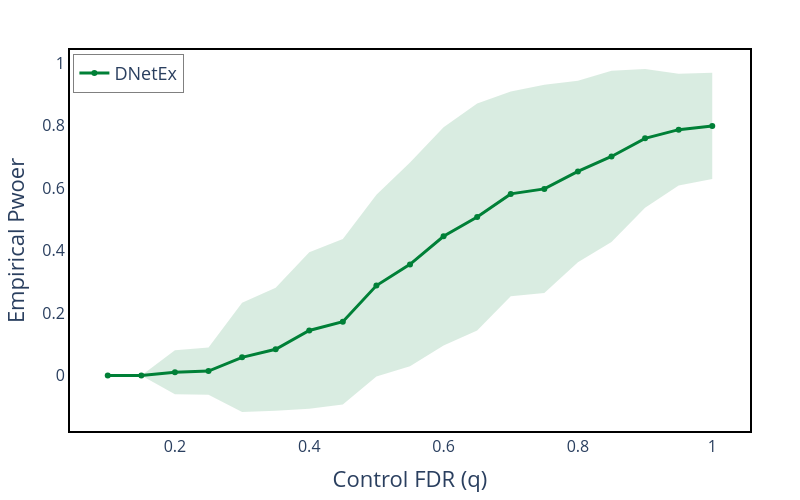

This figure's notebook cell:
### Markdown cell above
# Power Analysis

### Code cell
pfig = go.Figure()

run_number = 0

fig = go.Figure()

fig.add_trace(
    go.Scatter(
        x=runs_qs_list[run_number],
        y=runs_recall_list[run_number],
        mode='lines+markers',
        name=f'DNetEx',
        line=dict(color='rgba(0, 128, 55, 1)'),
    )
)
# Shaded confidence interval
fig.add_trace(
    go.Scatter(
        x=list(runs_qs_list[run_number]) + list(runs_qs_list[run_number][::-1]),
        y=list(runs_recall_list[run_number] + runs_recall_std_list) + list((runs_recall_list[run_number] - runs_recall_std_list)[::-1]),
        fill='toself',
        fillcolor='rgba(0, 128, 55, 0.15)',
        line=dict(color='rgba(255,255,255,0)'),
        hoverinfo="skip",
        showlegend=False
    )
)


fig.update_traces(line=dict(width=3))

fig.update_layout(
    autosize=False,
    xaxis1=dict(tickfont=dict(size=16),showticklabels=True),
    yaxis1=dict(tickfont=dict(size=16),showticklabels=True),
    width=800,
    height=500,
    xaxis_title='Control FDR (q)',
    yaxis_title='Empirical Pwoer',
    plot_bgcolor='white',
    paper_bgcolor='white',
    margin=dict(l=50, r=50, t=50, b=50),
    showlegend=True,
    legend=dict(
        x=0.005,
        y=0.99,  
        xanchor='left',
        yanchor='top',
        bgcolor='rgba(255, 255, 255, 0.6)',
        bordercolor='gray',
        borderwidth=1
    ),
    xaxis=dict(showline=True, linewidth=2, linecolor='black', mirror=True),
    yaxis=dict(showline=True, linewidth=2, linecolor='black', mirror=True),
    font=dict(size=18)
)

fig.write_image("Results/rand-power.pdf")
fig.show()

### Figure 1 — Plotly figure (JSON) as saved in the notebook; plotly's stock layout.template omitted (floating-point values rounded to 4 significant figures)
{"data": [{"line": {"color": "rgba(0, 128, 55, 1)", "width": 3}, "mode": "lines+markers", "name": "DNetEx", "type": "scatter", "x": [0.1, 0.15, 0.2, 0.25, 0.3, 0.35, 0.4, 0.45, 0.5, 0.55, 0.6, 0.65, 0.7, 0.75, 0.8, 0.85, 0.9, 0.95, 1], "y": [0, 0, 0.01, 0.014, 0.058, 0.084, 0.144, 0.172, 0.288, 0.356, 0.446, 0.508, 0.582, 0.598, 0.654, 0.702, 0.76, 0.788, 0.8]}, {"fill": "toself", "fillcolor": "rgba(0, 128, 55, 0.15)", "hoverinfo": "skip", "line": {"color": "rgba(255,255,255,0)", "width": 3}, "showlegend": false, "type": "scatter", "x": [0.1, 0.15, 0.2, 0.25, 0.3, 0.35, 0.4, 0.45, 0.5, 0.55, 0.6, 0.65, 0.7, 0.75, 0.8, 0.85, 0.9, 0.95, 1, 1, 0.95, 0.9, 0.85, 0.8, 0.75, 0.7, 0.65, 0.6, 0.55, 0.5, 0.45, 0.4, 0.35, 0.3, 0.25, 0.2, 0.15, 0.1], "y": [0, 0, 0.08071, 0.08962, 0.2331, 0.2813, 0.3948, 0.437, 0.5791, 0.6825, 0.796, 0.8716, 0.9101, 0.9321, 0.9448, 0.9764, 0.9822, 0.9672, 0.9702, 0.6298, 0.6088, 0.5378, 0.4276, 0.3632, 0.2639, 0.2539, 0.1444, 0.09595, 0.02951, -0.00312, -0.09299, -0.1068, -0.1133, -0.1171, -0.06162, -0.06071, 0, 0]}], "layout": {"autosize": false, "font": {"size": 18}, "height": 500, "legend": {"bgcolor": "rgba(255, 255, 255, 0.6)", "bordercolor": "gray", "borderwidth": 1, "x": 0.005, "xanchor": "left", "y": 0.99, "yanchor": "top"}, "margin": {"b": 50, "l": 50, "r": 50, "t": 50}, "paper_bgcolor": "white", "plot_bgcolor": "white", "showlegend": true, "width": 800, "xaxis": {"linecolor": "black", "linewidth": 2, "mirror": true, "showline": true, "showticklabels": true, "tickfont": {"size": 16}, "title": {"text": "Control FDR (q)"}}, "yaxis": {"linecolor": "black", "linewidth": 2, "mirror": true, "showline": true, "showticklabels": true, "tickfont": {"size": 16}, "title": {"text": "Empirical Pwoer"}}}}
